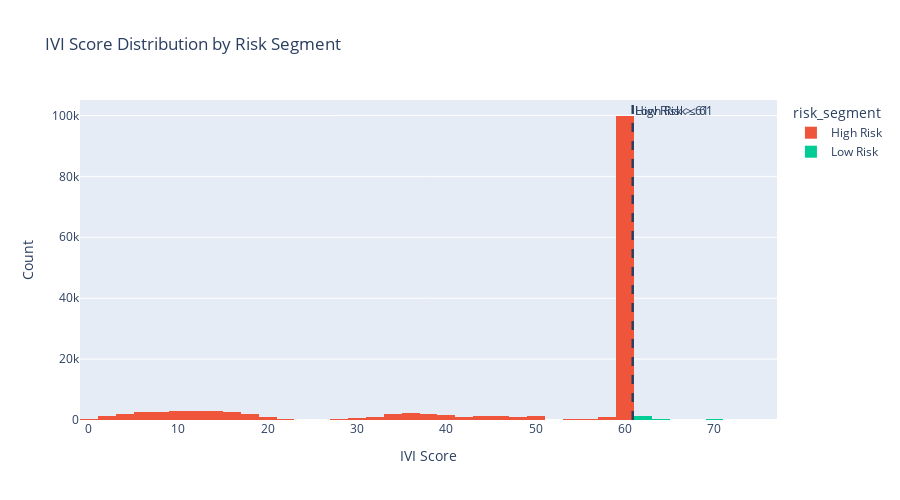

Source (notebook cell):
### Markdown cell above
## 10. Key Visualizations for Presentation

### Code cell
# 1. IVI Distribution
fig_ivi_dist = px.histogram(
    panel.dropna(subset=['IVI']), 
    x='IVI', 
    nbins=50,
    color='risk_segment',
    color_discrete_map={
        'High Risk': '#EF553B',
        'Medium Risk': '#FFA15A', 
        'Low Risk': '#00CC96',
        'Unknown': '#CCCCCC'
    },
    title='IVI Score Distribution by Risk Segment'
)
fig_ivi_dist.add_vline(x=q33, line_dash="dash", annotation_text=f"High Risk ≤ {q33:.0f}")
fig_ivi_dist.add_vline(x=q66, line_dash="dash", annotation_text=f"Low Risk > {q66:.0f}")
fig_ivi_dist.update_layout(
    xaxis_title='IVI Score',
    yaxis_title='Count',
    height=500
)
fig_ivi_dist.write_html(str(OUT_DIR / 'ivi_distribution.html'))
# fig_ivi_dist.write_image(str(OUT_DIR / 'ivi_distribution.png'), scale=2)
fig_ivi_dist.show()

### Figure 1 — Plotly figure (JSON) as saved in the notebook; plotly's stock layout.template omitted (floating-point values rounded to 4 significant figures; data arrays with more than 128 entries replaced by an {"elided": "..."} marker saying what was removed)
{"data": [{"bingroup": "x", "hovertemplate": "risk_segment=High Risk<br>IVI=%{x}<br>count=%{y}<extra></extra>", "legendgroup": "High Risk", "marker": {"color": "#EF553B", "pattern": {"shape": ""}}, "name": "High Risk", "nbinsx": 50, "orientation": "v", "showlegend": true, "type": "histogram", "x": {"elided": "141430 float values"}, "xaxis": "x", "yaxis": "y"}, {"bingroup": "x", "hovertemplate": "risk_segment=Low Risk<br>IVI=%{x}<br>count=%{y}<extra></extra>", "legendgroup": "Low Risk", "marker": {"color": "#00CC96", "pattern": {"shape": ""}}, "name": "Low Risk", "nbinsx": 50, "orientation": "v", "showlegend": true, "type": "histogram", "x": {"elided": "2167 float values"}, "xaxis": "x", "yaxis": "y"}], "layout": {"annotations": [{"showarrow": false, "text": "High Risk ≤ 61", "x": 60.85, "xanchor": "left", "xref": "x", "y": 1, "yanchor": "top", "yref": "y domain"}, {"showarrow": false, "text": "Low Risk > 61", "x": 60.85, "xanchor": "left", "xref": "x", "y": 1, "yanchor": "top", "yref": "y domain"}], "barmode": "relative", "height": 500, "legend": {"title": {"text": "risk_segment"}, "tracegroupgap": 0}, "shapes": [{"line": {"dash": "dash"}, "type": "line", "x0": 60.85, "x1": 60.85, "xref": "x", "y0": 0, "y1": 1, "yref": "y domain"}, {"line": {"dash": "dash"}, "type": "line", "x0": 60.85, "x1": 60.85, "xref": "x", "y0": 0, "y1": 1, "yref": "y domain"}], "title": {"text": "IVI Score Distribution by Risk Segment"}, "xaxis": {"anchor": "y", "domain": [0, 1], "title": {"text": "IVI Score"}}, "yaxis": {"anchor": "x", "domain": [0, 1], "title": {"text": "Count"}}}}
